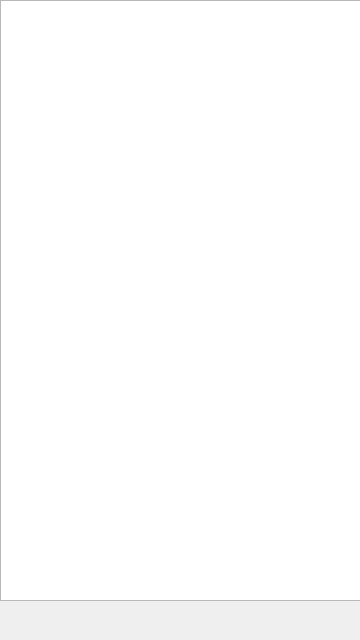
<?xml version="1.0" encoding="UTF-8"?>
<ui version="4.0">
 <class>MainWindow</class>
 <widget class="QMainWindow" name="MainWindow">
  <property name="geometry">
   <rect>
    <x>0</x>
    <y>0</y>
    <width>360</width>
    <height>640</height>
   </rect>
  </property>
  <property name="windowTitle">
   <string>MainWindow</string>
  </property>
  <widget class="QWidget" name="centralWidget">
   <widget class="QListWidget" name="listWidget">
    <property name="geometry">
     <rect>
      <x>0</x>
      <y>0</y>
      <width>371</width>
      <height>601</height>
     </rect>
    </property>
   </widget>
  </widget>
 </widget>
 <layoutdefault spacing="6" margin="11"/>
 <resources/>
 <connections/>
</ui>
